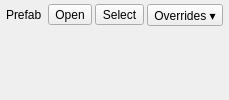
<?xml version="1.0" encoding="UTF-8"?>
<ui version="4.0"><class>PrefabInstanceSectionForm</class>
 <widget class="QWidget" name="PrefabInstanceSectionForm">
  <property name="sizePolicy"><sizepolicy hsizetype="Expanding" vsizetype="Maximum"><horstretch>0</horstretch><verstretch>0</verstretch></sizepolicy></property>
  <layout class="QVBoxLayout" name="mainLayout">
   <property name="leftMargin"><number>6</number></property><property name="topMargin"><number>4</number></property><property name="rightMargin"><number>6</number></property><property name="bottomMargin"><number>4</number></property><property name="spacing"><number>3</number></property>
   <item><layout class="QHBoxLayout" name="sourceLayout">
    <item><widget class="QLabel" name="prefabLabel"><property name="text"><string>Prefab</string></property></widget></item>
    <item><widget class="QLabel" name="sourceLabel"><property name="text"><string/></property><property name="textFormat"><enum>Qt::PlainText</enum></property><property name="sizePolicy"><sizepolicy hsizetype="Ignored" vsizetype="Preferred"><horstretch>1</horstretch><verstretch>0</verstretch></sizepolicy></property></widget></item>
    <item><widget class="QToolButton" name="openSourceButton"><property name="text"><string>Open</string></property><property name="toolTip"><string>在 Prefab Stage 中独立编辑来源。</string></property></widget></item>
    <item><widget class="QToolButton" name="selectSourceButton"><property name="text"><string>Select</string></property><property name="toolTip"><string>在 Project 中选择来源资源；保持 Inspector 的锁定状态。</string></property></widget></item>
    <item><widget class="QToolButton" name="overridesButton"><property name="text"><string>Overrides ▾</string></property><property name="toolTip"><string>查看此实例根的全部覆盖。</string></property></widget></item>
   </layout></item>
   <item><widget class="QLabel" name="stateLabel"><property name="text"><string/></property><property name="wordWrap"><bool>true</bool></property><property name="textFormat"><enum>Qt::PlainText</enum></property></widget></item>
  </layout>
 </widget><resources/><connections/>
</ui>
